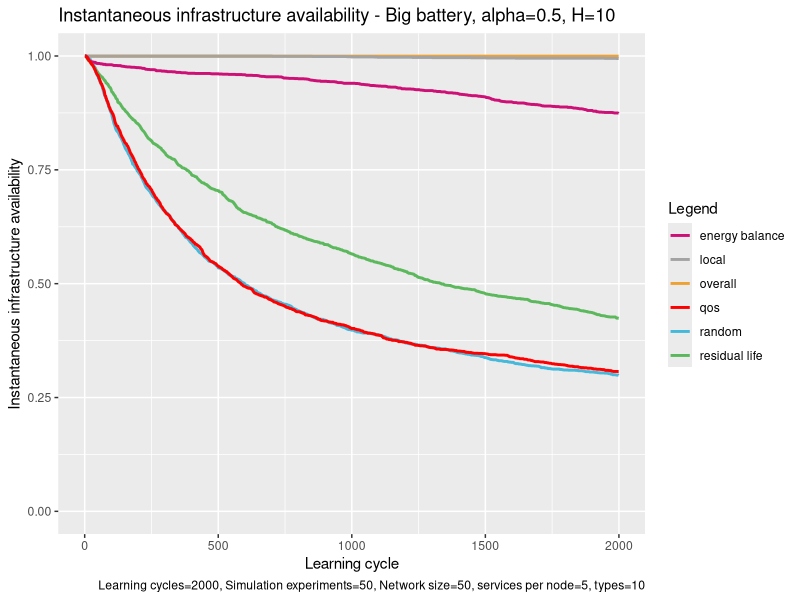

Generate this figure with R:
# execute all lines: ctrl + shift + enter

library(ggplot2)

# set working directory here
setwd(dirname(rstudioapi::getSourceEditorContext()$path))

overall <- read.table("exp_assembly_overall_energy_template.txt", 
                      header = F,
                      sep = " ",
                      col.names= c("overallx", "overally")
)

random <- read.table("exp_assembly_random.txt", 
                     header = F,
                     sep = " ",
                     col.names= c("randomx", "randomy")
)

res <- read.table("exp_assembly_residual_life_template.txt", 
                  header = F,
                  sep = " ",
                  col.names= c("resx","resy")
)

local <- read.table("exp_assembly_local_energy_template.txt", 
                    header = F,
                    sep = " ",
                    col.names= c("locx","locy")
)

learning <- read.table("exp_assembly_energyAware.txt", 
                          header = F,
                          sep = " ",
                          col.names= c("enx","eny")
)

qos <- read.table("exp_assembly_QoS.txt", 
                       header = F,
                       sep = " ",
                       col.names= c("qosx","qosy")
)


overall_x <- overall$overallx
overall_y <- overall$overally

random_y <- random$randomy
res_y <- res$resy
local_y <- local$locy
energyAware_y <- learning$eny
qos_y <- qos$qosy

head(overall)

colors <- c("overall" = "#EEA236", "residual life" = "#5CB85C", "random" = "#46B8DA", "local"="gray64", "energy balance"="deeppink3", "qos"="#FF0000")

ggplot(data=local, aes(x=overall_x, col = group)) + 
  
  geom_line(aes(y = overall_y, color = "overall"), size = 1) +
  geom_line(aes(y = res_y, color = "residual life"), size = 1) +
  geom_line(aes(y = random_y, color = "random"), size = 1) +
  geom_line(aes(y = local_y, color = "local"), size = 1) +
  geom_line(aes(y = energyAware_y, color = "energy balance"), size = 1) +
  geom_line(aes(y = qos_y, color = "qos"), size = 1)  +
  ylim(0, 1.0) +
  
  labs(x = "Learning cycle",
       y = "Instantaneous infrastructure availability",
       color = "Legend",
       title = "Instantaneous infrastructure availability - Big battery, alpha=0.5, H=10", 
       caption = "Learning cycles=2000, Simulation experiments=50, Network size=50, services per node=5, types=10") +
  
  scale_color_manual(values = colors)
